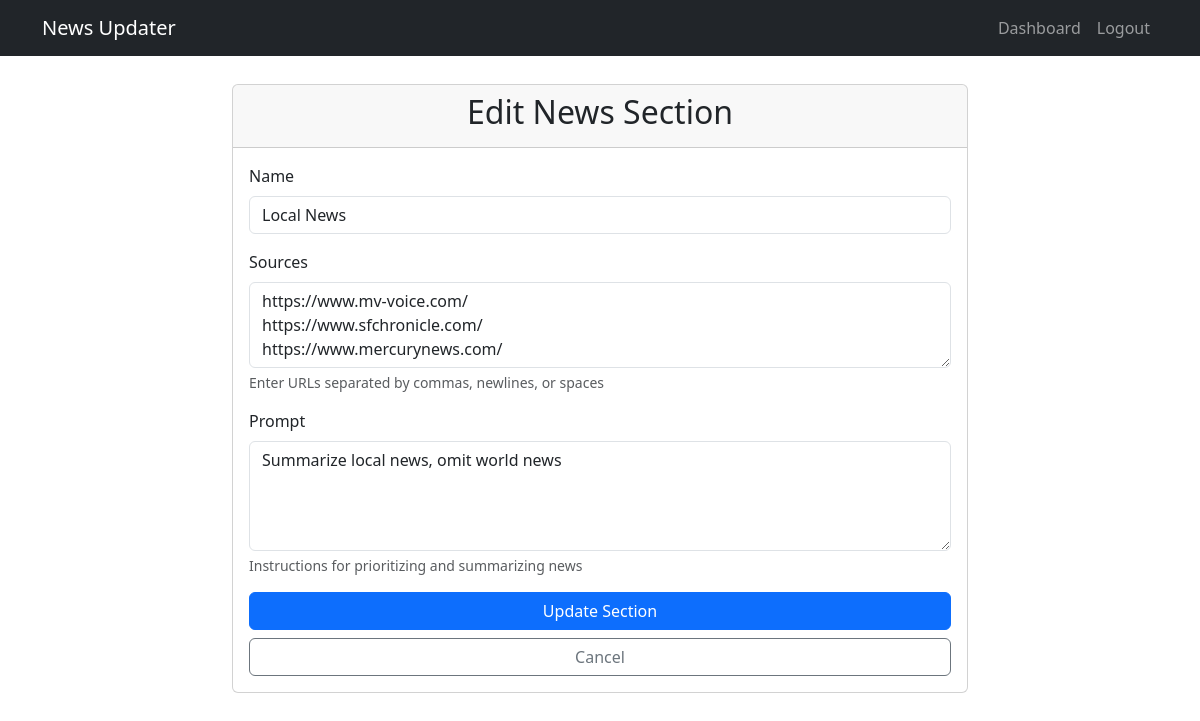
The app's page /edit-news-section/2/ (signed in) with its own data.
### news_app/models.py (models this page shows, shortened)
class NewsSection(models.Model):
    user_profile = models.ForeignKey(UserProfile, on_delete=models.CASCADE, related_name='news_sections')
    name = models.CharField(max_length=100)
    sources = models.TextField(help_text="Enter URLs separated by commas, newlines, or spaces")
    prompt = models.TextField(help_text="Instructions for prioritizing and summarizing news")
    created_at = models.DateTimeField(auto_now_add=True)

### news_app/views.py (the view)
# urls.py: path('edit-news-section/<int:section_id>/', views.edit_news_section, name='edit_news_section'),
@login_required
def edit_news_section(request, section_id):
    user_profile = request.user.profile
    news_section = get_object_or_404(NewsSection, id=section_id, user_profile=user_profile)
    if request.method == 'POST':
        form = NewsSectionForm(request.POST, instance=news_section)
        if form.is_valid():
            form.save()
            messages.success(request, 'News section updated successfully!')
            return redirect('dashboard')
    else:
        form = NewsSectionForm(instance=news_section)
    return render(request, 'news_app/edit_news_section.html', {'form': form, 'section': news_section})

### news_app/forms.py
class NewsSectionForm(forms.ModelForm):
    class Meta:
        model = NewsSection
        fields = ('name', 'sources', 'prompt')
        widgets = {
            'prompt': forms.Textarea(attrs={'rows': 4}),
            'sources': forms.Textarea(attrs={'rows': 3, 'placeholder': 'https://example.com, https://another-source.com'}),
        }

### news_app/templatetags/form_tags.py (called while the page is built)
@register.filter(name='add_class')
def add_class(field, css_class):
    return field.as_widget(attrs={"class": css_class})

### templates/news_app/edit_news_section.html (shortened to what this page needs)
{% extends 'base.html' %}
{% load form_tags %}
{% block content %}
<div class="row justify-content-center">
    <div class="col-md-8">
        <div class="card">
            <div class="card-header">
                <h2 class="text-center">Edit News Section</h2>
            </div>
            <div class="card-body">
                <form method="post" novalidate>
                    {% for field in form %}
                        <div class="mb-3">
                            <label for="{{ field.id_for_label }}" class="form-label">{{ field.label }}</label>
                            {{ field|add_class:"form-control" }}
                            {% if field.help_text %}
                                <div class="form-text">{{ field.help_text }}</div>
                            {% endif %}
                        </div>
                    {% endfor %}
                    <div class="d-grid gap-2">
                        <button type="submit" class="btn btn-primary">Update Section</button>
                        <a href="{% url 'dashboard' %}" class="btn btn-outline-secondary">Cancel</a>
                    </div>
                </form>
            </div>
        </div>
    </div>
</div>
{% endblock %}

### templates/base.html (style rules this page uses)
body { padding-top: 60px; padding-bottom: 40px; }

### records on screen
NewsSection: form "Local News" "https://www.mv-voice.com/ https://www.sfchronicle.com/ https://www.mercurynews.com/" "Summarize local news, omit world news"

### other values on screen
{{ field.label }} "Name" "Sources" "Prompt"
{{ field.help_text }} "Enter URLs separated by commas, newlines, or spaces" "Instructions for prioritizing and summarizing news"
